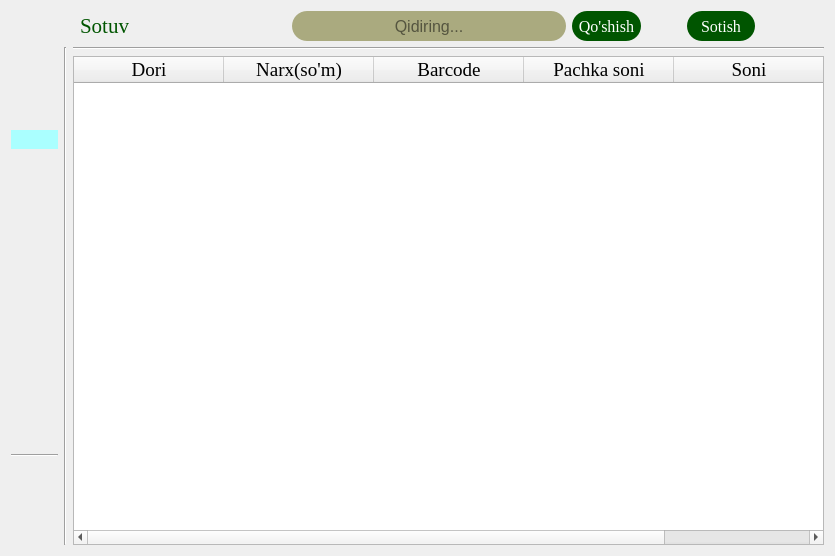
<?xml version="1.0" encoding="UTF-8"?>
<ui version="4.0">
 <class>Form</class>
 <widget class="QWidget" name="Form">
  <property name="geometry">
   <rect>
    <x>0</x>
    <y>0</y>
    <width>835</width>
    <height>556</height>
   </rect>
  </property>
  <property name="font">
   <font>
    <family>Times New Roman</family>
    <pointsize>12</pointsize>
   </font>
  </property>
  <property name="windowTitle">
   <string>Sotuv</string>
  </property>
  <layout class="QVBoxLayout" name="verticalLayout_3">
   <item>
    <layout class="QHBoxLayout" name="horizontalLayout_2" stretch="2,2,4,8,2,0,2,2">
     <item>
      <spacer name="horizontalSpacer">
       <property name="orientation">
        <enum>Qt::Horizontal</enum>
       </property>
       <property name="sizeHint" stdset="0">
        <size>
         <width>40</width>
         <height>20</height>
        </size>
       </property>
      </spacer>
     </item>
     <item>
      <widget class="QLabel" name="label">
       <property name="minimumSize">
        <size>
         <width>0</width>
         <height>30</height>
        </size>
       </property>
       <property name="font">
        <font>
         <family>Times New Roman</family>
         <pointsize>16</pointsize>
        </font>
       </property>
       <property name="styleSheet">
        <string notr="true">color: rgb(0, 85, 0);</string>
       </property>
       <property name="text">
        <string>Sotuv</string>
       </property>
      </widget>
     </item>
     <item>
      <spacer name="horizontalSpacer_5">
       <property name="orientation">
        <enum>Qt::Horizontal</enum>
       </property>
       <property name="sizeHint" stdset="0">
        <size>
         <width>40</width>
         <height>20</height>
        </size>
       </property>
      </spacer>
     </item>
     <item>
      <widget class="QLineEdit" name="lineEdit_2">
       <property name="minimumSize">
        <size>
         <width>0</width>
         <height>30</height>
        </size>
       </property>
       <property name="font">
        <font>
         <family>MS Shell Dlg 2</family>
         <pointsize>12</pointsize>
        </font>
       </property>
       <property name="styleSheet">
        <string notr="true">border-radius: 15px;
background-color: rgb(170, 170, 127);</string>
       </property>
       <property name="alignment">
        <set>Qt::AlignCenter</set>
       </property>
       <property name="placeholderText">
        <string>Qidiring...</string>
       </property>
      </widget>
     </item>
     <item>
      <widget class="QPushButton" name="pushButton">
       <property name="minimumSize">
        <size>
         <width>0</width>
         <height>30</height>
        </size>
       </property>
       <property name="styleSheet">
        <string notr="true">color: rgb(255, 255, 255);
background-color: rgb(0, 85, 0);
border-radius: 15px;</string>
       </property>
       <property name="text">
        <string>Qo'shish</string>
       </property>
      </widget>
     </item>
     <item>
      <spacer name="horizontalSpacer_10">
       <property name="orientation">
        <enum>Qt::Horizontal</enum>
       </property>
       <property name="sizeHint" stdset="0">
        <size>
         <width>40</width>
         <height>20</height>
        </size>
       </property>
      </spacer>
     </item>
     <item>
      <widget class="QPushButton" name="pushButton_21">
       <property name="minimumSize">
        <size>
         <width>0</width>
         <height>30</height>
        </size>
       </property>
       <property name="styleSheet">
        <string notr="true">color: rgb(255, 255, 255);
background-color: rgb(0, 85, 0);
border-radius: 15px;</string>
       </property>
       <property name="text">
        <string>Sotish</string>
       </property>
      </widget>
     </item>
     <item>
      <spacer name="horizontalSpacer_4">
       <property name="orientation">
        <enum>Qt::Horizontal</enum>
       </property>
       <property name="sizeHint" stdset="0">
        <size>
         <width>40</width>
         <height>20</height>
        </size>
       </property>
      </spacer>
     </item>
    </layout>
   </item>
   <item>
    <layout class="QHBoxLayout" name="horizontalLayout_5">
     <item>
      <layout class="QHBoxLayout" name="horizontalLayout">
       <item>
        <layout class="QVBoxLayout" name="verticalLayout_4" stretch="2,2,0,2,2,2,2,1,2">
         <item>
          <widget class="QPushButton" name="pushButton_12">
           <property name="styleSheet">
            <string notr="true">border:none;</string>
           </property>
           <property name="text">
            <string/>
           </property>
           <property name="icon">
            <iconset resource="resource.qrc">
             <normaloff>:/png/image/clarity_storage-line.png</normaloff>:/png/image/clarity_storage-line.png</iconset>
           </property>
           <property name="iconSize">
            <size>
             <width>40</width>
             <height>40</height>
            </size>
           </property>
          </widget>
         </item>
         <item>
          <widget class="QPushButton" name="pushButton_13">
           <property name="styleSheet">
            <string notr="true">border:none;
border-radius:20px;

background-color: rgb(170, 255, 255);</string>
           </property>
           <property name="text">
            <string/>
           </property>
           <property name="icon">
            <iconset resource="resource.qrc">
             <normaloff>:/png/image/flat-color-icons_sales-performance.png</normaloff>:/png/image/flat-color-icons_sales-performance.png</iconset>
           </property>
           <property name="iconSize">
            <size>
             <width>40</width>
             <height>40</height>
            </size>
           </property>
          </widget>
         </item>
         <item>
          <widget class="QPushButton" name="pushButton_14">
           <property name="styleSheet">
            <string notr="true">border:none;
border-radius:20px;</string>
           </property>
           <property name="text">
            <string/>
           </property>
           <property name="icon">
            <iconset resource="resource.qrc">
             <normaloff>:/png/image/icons8_buy.png</normaloff>:/png/image/icons8_buy.png</iconset>
           </property>
           <property name="iconSize">
            <size>
             <width>40</width>
             <height>40</height>
            </size>
           </property>
          </widget>
         </item>
         <item>
          <widget class="QPushButton" name="pushButton_15">
           <property name="styleSheet">
            <string notr="true">border:none;
border-radius:20px;</string>
           </property>
           <property name="text">
            <string/>
           </property>
           <property name="icon">
            <iconset resource="resource.qrc">
             <normaloff>:/png/image/Group 93.png</normaloff>:/png/image/Group 93.png</iconset>
           </property>
           <property name="iconSize">
            <size>
             <width>40</width>
             <height>40</height>
            </size>
           </property>
          </widget>
         </item>
         <item>
          <widget class="QPushButton" name="pushButton_16">
           <property name="styleSheet">
            <string notr="true">border:none;
border-radius:20px;</string>
           </property>
           <property name="text">
            <string/>
           </property>
           <property name="icon">
            <iconset resource="resource.qrc">
             <normaloff>:/png/image/icon-park_history-query.png</normaloff>:/png/image/icon-park_history-query.png</iconset>
           </property>
           <property name="iconSize">
            <size>
             <width>40</width>
             <height>40</height>
            </size>
           </property>
          </widget>
         </item>
         <item>
          <widget class="QPushButton" name="pushButton_17">
           <property name="styleSheet">
            <string notr="true">border:none;
border-radius:20px;</string>
           </property>
           <property name="text">
            <string/>
           </property>
           <property name="icon">
            <iconset resource="resource.qrc">
             <normaloff>:/png/image/emojione-monotone_construction-worker.png</normaloff>:/png/image/emojione-monotone_construction-worker.png</iconset>
           </property>
           <property name="iconSize">
            <size>
             <width>40</width>
             <height>40</height>
            </size>
           </property>
          </widget>
         </item>
         <item>
          <widget class="QPushButton" name="pushButton_19">
           <property name="styleSheet">
            <string notr="true">border:none;</string>
           </property>
           <property name="text">
            <string/>
           </property>
           <property name="icon">
            <iconset resource="resource.qrc">
             <normaloff>:/png/image/fluent_history-20-filled.png</normaloff>:/png/image/fluent_history-20-filled.png</iconset>
           </property>
           <property name="iconSize">
            <size>
             <width>40</width>
             <height>40</height>
            </size>
           </property>
          </widget>
         </item>
         <item>
          <widget class="Line" name="line_4">
           <property name="orientation">
            <enum>Qt::Horizontal</enum>
           </property>
          </widget>
         </item>
         <item>
          <widget class="QPushButton" name="pushButton_20">
           <property name="styleSheet">
            <string notr="true">border:none;
border-radius:20px;</string>
           </property>
           <property name="text">
            <string/>
           </property>
           <property name="icon">
            <iconset resource="resource.qrc">
             <normaloff>:/png/image/image.png</normaloff>:/png/image/image.png</iconset>
           </property>
           <property name="iconSize">
            <size>
             <width>40</width>
             <height>40</height>
            </size>
           </property>
          </widget>
         </item>
        </layout>
       </item>
       <item>
        <widget class="Line" name="line_2">
         <property name="maximumSize">
          <size>
           <width>20</width>
           <height>16777215</height>
          </size>
         </property>
         <property name="font">
          <font>
           <family>MS Shell Dlg 2</family>
           <pointsize>14</pointsize>
           <weight>50</weight>
           <italic>false</italic>
           <bold>false</bold>
           <underline>false</underline>
           <strikeout>false</strikeout>
          </font>
         </property>
         <property name="styleSheet">
          <string notr="true">font: 14pt &quot;MS Shell Dlg 2&quot;;</string>
         </property>
         <property name="orientation">
          <enum>Qt::Vertical</enum>
         </property>
        </widget>
       </item>
      </layout>
     </item>
     <item>
      <layout class="QVBoxLayout" name="verticalLayout_2">
       <item>
        <widget class="Line" name="line_3">
         <property name="orientation">
          <enum>Qt::Horizontal</enum>
         </property>
        </widget>
       </item>
       <item>
        <widget class="QTableWidget" name="tableWidget">
         <property name="font">
          <font>
           <family>Times New Roman</family>
           <pointsize>14</pointsize>
          </font>
         </property>
         <property name="gridStyle">
          <enum>Qt::SolidLine</enum>
         </property>
         <property name="rowCount">
          <number>0</number>
         </property>
         <attribute name="horizontalHeaderMinimumSectionSize">
          <number>60</number>
         </attribute>
         <attribute name="horizontalHeaderDefaultSectionSize">
          <number>150</number>
         </attribute>
         <attribute name="verticalHeaderDefaultSectionSize">
          <number>40</number>
         </attribute>
         <column>
          <property name="text">
           <string>Dori</string>
          </property>
         </column>
         <column>
          <property name="text">
           <string>Narx(so'm)</string>
          </property>
         </column>
         <column>
          <property name="text">
           <string>Barcode</string>
          </property>
         </column>
         <column>
          <property name="text">
           <string>Pachka soni</string>
          </property>
         </column>
         <column>
          <property name="text">
           <string>Soni</string>
          </property>
         </column>
        </widget>
       </item>
      </layout>
     </item>
    </layout>
   </item>
  </layout>
 </widget>
 <resources>
  <include location="resource.qrc"/>
 </resources>
 <connections/>
</ui>
